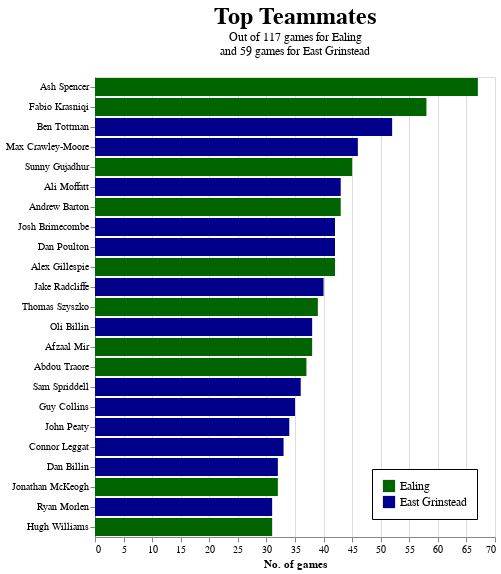

Notebook cell for this chart:
### Code cell
tdf = teammates_df[~teammates_df['name'].isin(['Sam Lindsay', 'Sam Lindsay-McCall'])]
tdf.rename(columns={"name":"Player"}, inplace=True)

# Position dictionary
d = {
    1: "Prop",
    2: "Hooker",
    3: "Prop",
    4: "Second Row",
    5: "Second Row",
    6: "Back Row",
    7: "Back Row",
    8: "Back Row",
    9: "Scrum Half",
    10: "Fly Half",
    11: "Back Three",
    12: "Centre",
    13: "Centre",
    14: "Back Three",
    15: "Back Three",
}

# Top 3 players by pos
tdf['pos'] = pd.to_numeric(tdf["pos"],errors='coerce')
tdf["Position"] = tdf["pos"].apply(lambda x: d[x] if x in d.keys() else None)

counts = df.value_counts('Club').to_dict()

alt.Chart(tdf).mark_bar().encode(
    y=alt.Y('Player:N', sort='-x', title=None),
    x=alt.X('countX:Q', title='No. of games'),
    color=alt.Color(
        'Club:N', 
        scale=alt.Scale(domain=["Ealing", "East Grinstead"], range=['darkgreen', 'darkblue']), 
        legend=alt.Legend(title=None, orient='bottom-right', fillColor="white", labelFontSize=12, symbolSize=150, padding=10, strokeColor="black"),
    ),
    tooltip=['Player', 'Club', alt.Tooltip('count(Player)', title="Games")]
).transform_aggregate(
    countX='count()',
    groupby=['Player', 'Club']
).transform_filter(
    "datum.countX > 30"
).properties(
    title=alt.Title(
        text='Top Teammates',
        subtitle=[
            f"Out of {counts['Ealing']} games for Ealing", f"and {counts['East Grinstead']} games for East Grinstead"],
        fontSize=24,
        offset=20,
    ),
    width=400,
)

### Figure 1 — Vega-Lite specification as saved in the notebook (floating-point values rounded to 4 significant figures; data arrays with more than 128 entries replaced by an {"elided": "..."} marker saying what was removed)
{"config": {"view": {"continuousWidth": 300, "continuousHeight": 300}}, "data": {"name": "data-6242e85a152e549cc400ceb01fedfa3c"}, "mark": {"type": "bar"}, "encoding": {"color": {"field": "Club", "legend": {"fillColor": "white", "labelFontSize": 12, "orient": "bottom-right", "padding": 10, "strokeColor": "black", "symbolSize": 150, "title": null}, "scale": {"domain": ["Ealing", "East Grinstead"], "range": ["darkgreen", "darkblue"]}, "type": "nominal"}, "tooltip": [{"field": "Player", "type": "nominal"}, {"field": "Club", "type": "nominal"}, {"aggregate": "count", "field": "Player", "title": "Games", "type": "nominal"}], "x": {"field": "countX", "title": "No. of games", "type": "quantitative"}, "y": {"field": "Player", "sort": "-x", "title": null, "type": "nominal"}}, "title": {"text": "Top Teammates", "fontSize": 24, "offset": 20, "subtitle": ["Out of 117 games for Ealing", "and 59 games for East Grinstead"]}, "transform": [{"aggregate": [{"op": "count", "as": "countX"}], "groupby": ["Player", "Club"]}, {"filter": "datum.countX > 30"}], "width": 400, "$schema": "https://vega.github.io/schema/vega-lite/v5.17.0.json", "datasets": {"data-6242e85a152e549cc400ceb01fedfa3c": {"elided": "3171 records"}}}
